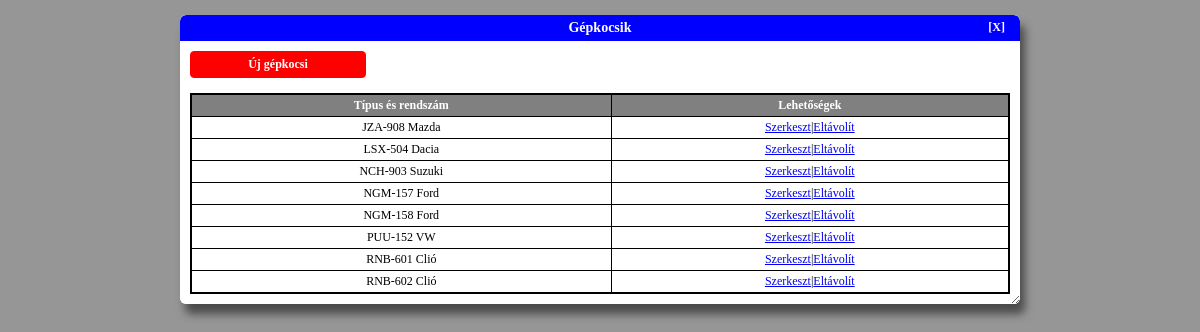
/index.php/kocsik, run on an earlier commit of the app's database.
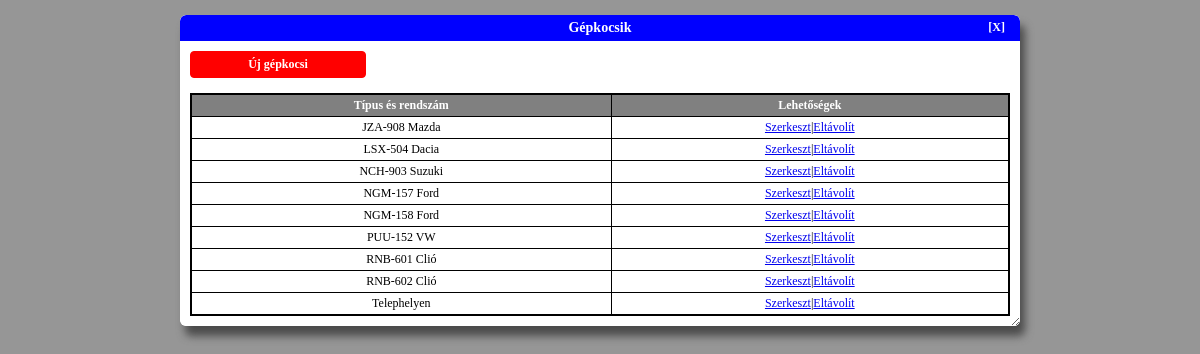
And on a later commit of the database.
### tables this page shows
CREATE TABLE k_gepkocsi (
	gk_id INTEGER NOT NULL PRIMARY KEY AUTOINCREMENT,
	gepkocsi TEXT NOT NULL
);

### application/controllers/kocsik.php (called while the page is built, shortened)
<?php
class Kocsik extends CI_Controller {
	public function index() {
		$headerdata['iscalendarview'] = FALSE;
		$menudata['iscalendarview'] = FALSE;
		$menudata['isadmin'] = $this->session->userdata('isAdmin');
		$data['kocsik'] = $this->Kocsik_model->getAllKocsik();
		$partialviews = [
			'header' => $this->load->view('partials/header_view', $headerdata, TRUE),
			'menu' => $this->load->view('partials/menu_view', $menudata, TRUE),
			'content' => $this->load->view('admin/kocsik/kocsik_list_view', $data, TRUE),
			'footer' => $this->load->view('partials/footer_view', '', TRUE)
		];
		$this->load->view('public_template_view', $partialviews);
	}
}

### index.php (called while the page is built, shortened)
<?php
require_once BASEPATH.'core/CodeIgniter.php';

### application/models/Kocsik_model.php (called while the page is built, shortened)
<?php
class Kocsik_model extends CI_Model {
    public function getAllKocsik() {
        $query = $this->db->get('k_gepkocsi');
        return $query->result_array();
    }
}
?>

### application/views/admin/kocsik/kocsik_list_view.php (the view)
<div class="adminform-container">
    <div class="adminform-title">
        <span>Gépkocsik</span>
        <?php echo(anchor('home/index','[X]',array('class' => 'cancel-button'))); ?>
    </div>
    <div class="adminform-body">
        <?php echo(anchor('kocsik/create','Új gépkocsi','class="itemcreate-button"')); ?>
        <br />
        <table class="listview-table">
            <tr>
                <th class="listview-rowheader">Típus és rendszám</th>
                <th class="listview-rowheader">Lehetőségek</th>
            </tr>
            <?php
            foreach ($kocsik as $kocsi_item):
                ?><tr class="listview-row">
                    <td class="listview-cell"><?php echo($kocsi_item['gepkocsi']); ?></td>
                    <td class="listview-cell"><?php
                        echo(anchor('kocsik/edit/'.$kocsi_item['gk_id'],'Szerkeszt'));
                        echo('|');
                        echo(anchor('kocsik/delete/'.$kocsi_item['gk_id'],'Eltávolít'));
                    ?></td>
                </tr>
            <?php endforeach; ?>
        </table>
    </div>
</div>

What changed in the data, as far as the page shows it:
added k_gepkocsi: gepkocsi "Telephelyen", gk_id "Szerkeszt", gk_id "Eltávolít"
